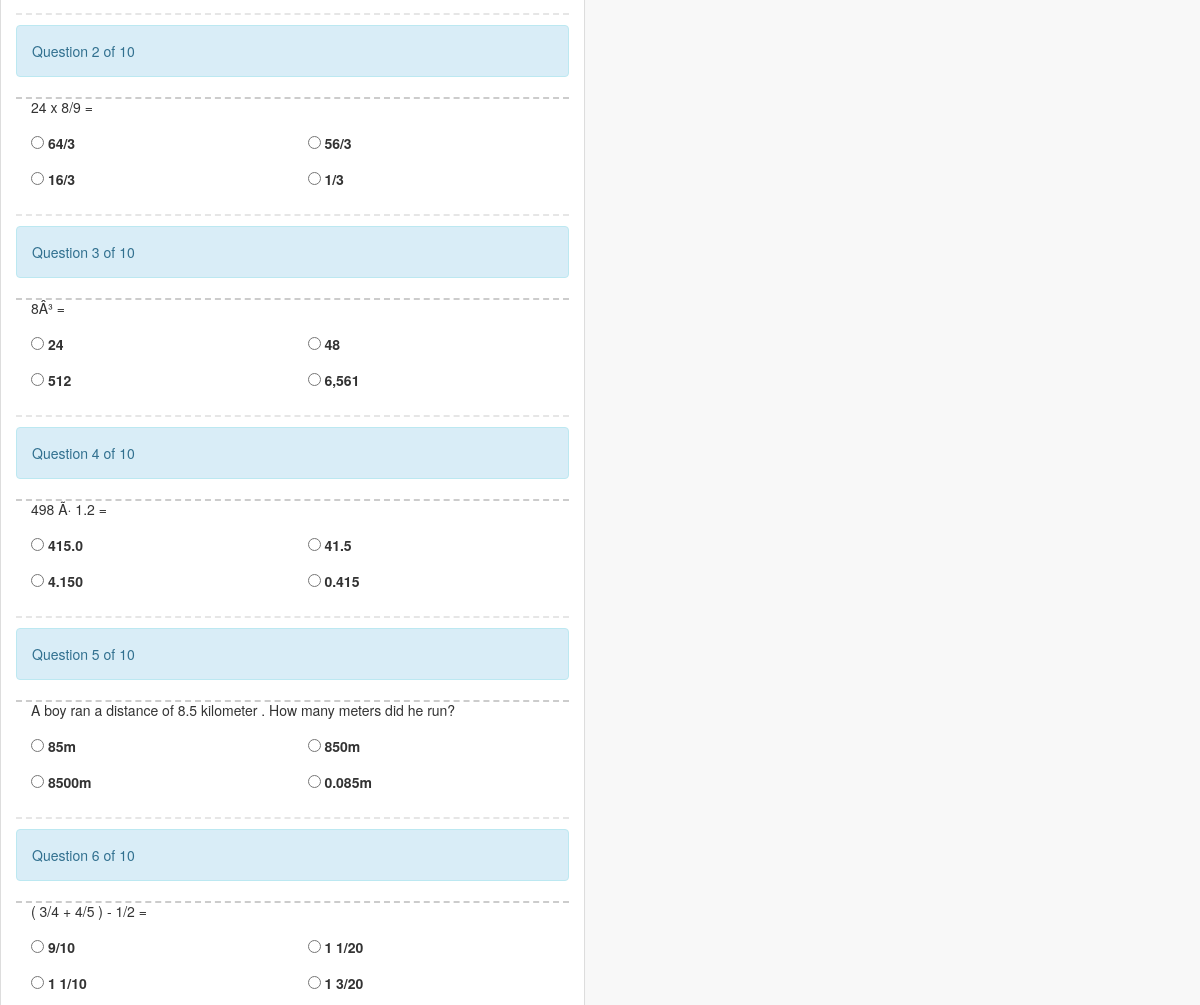
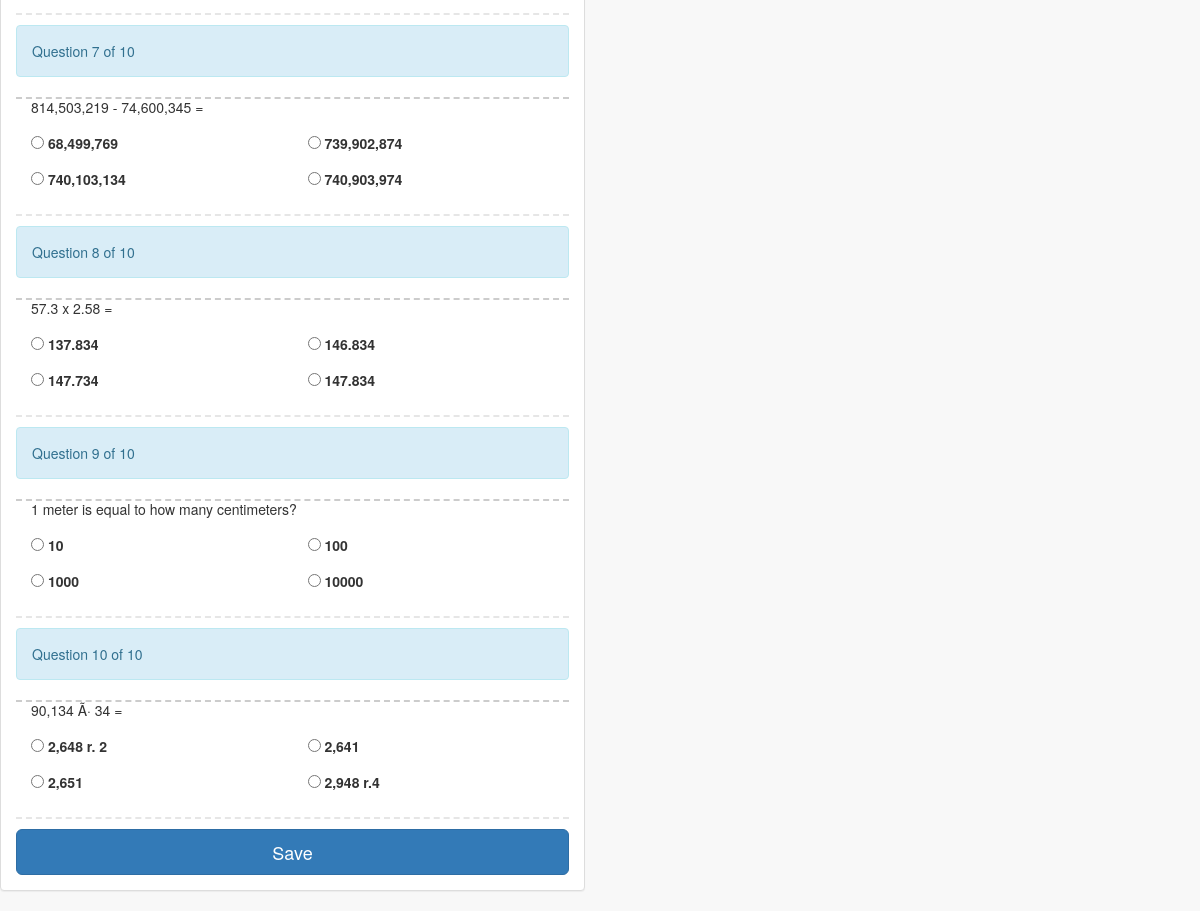
/pages/exams.php?id=3 (signed in, lower part), run on an earlier commit of the app's database (2 pictures, top to bottom).
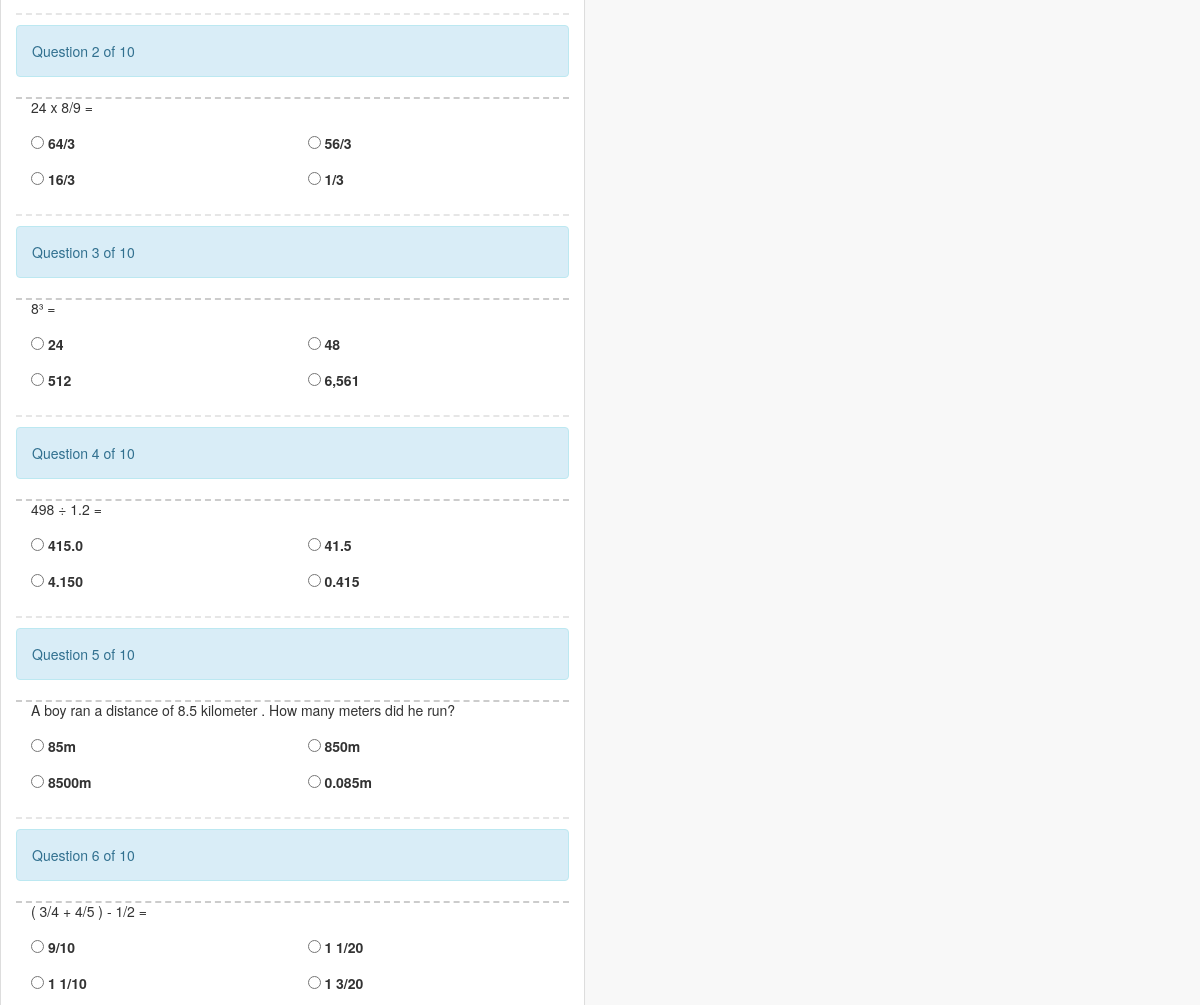
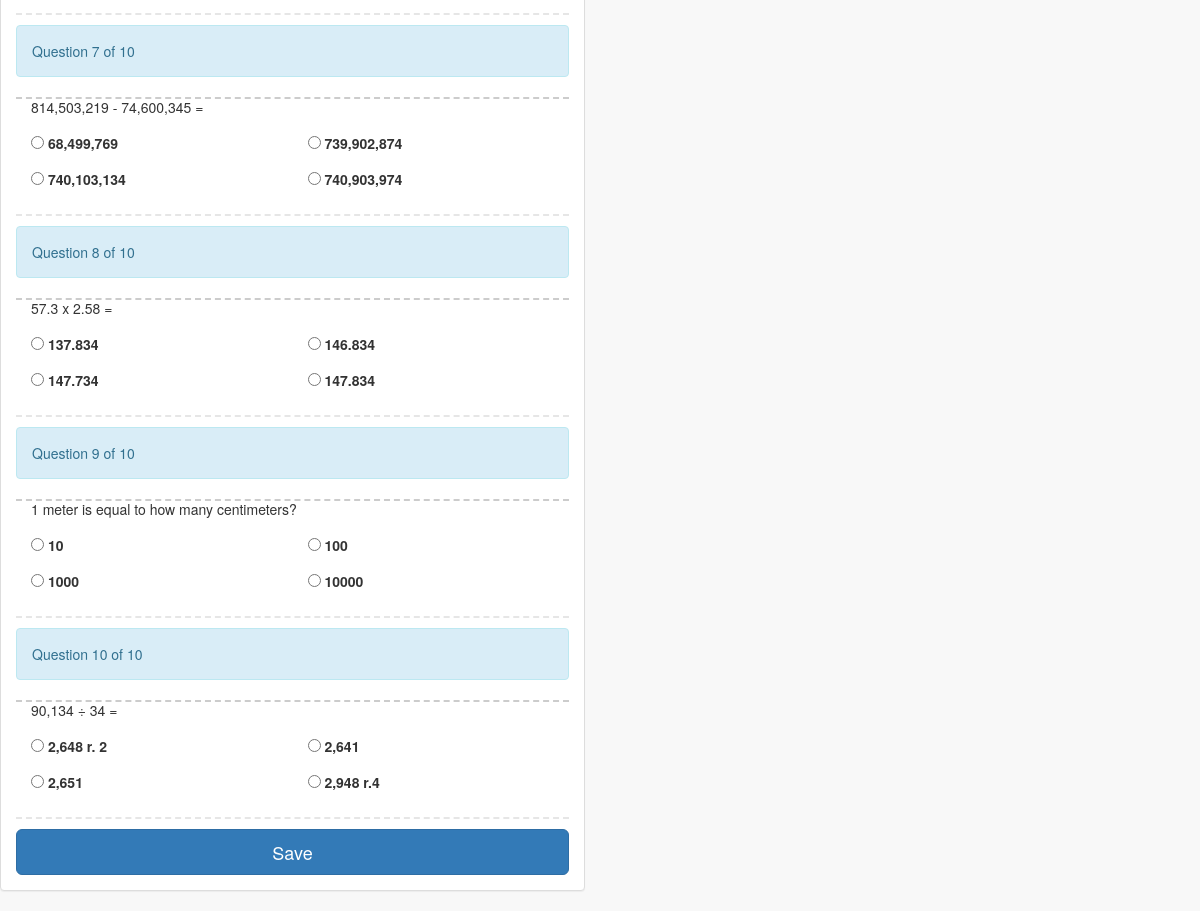
And on a later commit of the database (2 pictures, top to bottom).
### tables this page shows
CREATE TABLE `questions` (
  `id` int(11) NOT NULL auto_increment,
  `subject_id` int(11) NOT NULL,
  `question` varchar(1000) NOT NULL,
  `image_url` varchar(500) NOT NULL,
  PRIMARY KEY  (`id`)
);

CREATE TABLE `answers` (
  `id` int(11) NOT NULL auto_increment,
  `question_id` int(11) NOT NULL,
  `text` varchar(500) NOT NULL,
  `correct` enum('1','0') NOT NULL default '0',
  PRIMARY KEY  (`id`)
);

### pages/exams.php (the view, shortened to what this page needs)
<?php session_start();
$count = 0;
$button = false;
?>
<!DOCTYPE html>
<html lang="en">
<head>
    <link href="../bower_components/bootstrap/dist/css/bootstrap.min.css" rel="stylesheet">
    <link href="../bower_components/metisMenu/dist/metisMenu.min.css" rel="stylesheet">
    <link href="../dist/css/sb-admin-2.css" rel="stylesheet">
    <link href="../bower_components/font-awesome/css/font-awesome.min.css" rel="stylesheet" type="text/css">
</head>
<body>
    <div id="wrapper">
                <?php
                    if(isset($_GET['id']) && $_GET['id'] != "")
                    {
                ?>
                <div class="row">
                    <div class="col-lg-6">
                        <div class="panel panel-default">
                            <form action="exams.php" method="post">
                                <div class="panel-body">
                                <?php
                                    $result = mysql_query("SELECT * FROM subject WHERE id = '".$_GET['id']."' AND NOT EXISTS(SELECT * FROM students WHERE user_id = '".$_SESSION['user_id']."' AND subject.id = students.subject_id)") or die("Error: ". mysql_error());
                                    if(mysql_num_rows($result) > 0)
                                    {
                                ?>
                                    <?php
                                        $result = mysql_query("SELECT * FROM subject WHERE id = '".$_GET['id']."' AND NOT EXISTS(SELECT * FROM students WHERE user_id = '".$_SESSION['user_id']."' AND subject.id = students.subject_id)") or die("Error: ". mysql_error());
                                        if(mysql_num_rows($result) > 0)
                                        {
                                            $result3 = mysql_query("SELECT * FROM questions WHERE subject_id = '".$_GET['id']."' AND NOT EXISTS(SELECT * FROM question_joint WHERE questions.id = question_joint.question_id)  ORDER BY RAND()") or die("Error: ". mysql_error());
                                            if(mysql_num_rows($result3) > 0)
                                            {
                                                $button = true;
                                                 while ($row3 = mysql_fetch_array($result3))
                                                 {
                                                    $count++;
                                    ?>
                                                        <div class="alert alert-info">
                                                            Question <?php echo $count; ?> of
                                                           <?php
                                                                $result37 = mysql_query("SELECT * FROM questions WHERE subject_id = '".$_GET['id']."'");
                                                                echo   $totalQuestion = mysql_num_rows($result37);
                                                            ?>
                                                        </div>
                                                        <div class="col-lg-12">
                                                            <p ><?php echo $row3['question']; ?></p>
                                                        </div>
                                                        <p style="border-bottom: 2px dashed #cccccc;margin-top: 1px;"></p>
                                                        <div class="row show-grid">
                                                            <?php
                                                                $result4 = mysql_query("SELECT * FROM answers WHERE question_id = '".$row3['id']."'");
                                                                while ($row4 = mysql_fetch_array($result4))
                                                                {
                                                            ?>
                                                                    <div class="col-xs-6">
                                                                        <input type="radio" name="answer<?php echo $count; ?>[<?php echo $count; ?>]" id="optionsRadiosInline" value="<?php echo $row4['id']; ?>" >
                                                                        <label><?php echo $row4['text']; ?></label>
                                                                    </div>
                                                            <?php
                                                                }
                                                            ?>
                                                        </div>
                                                         <p style="border-bottom: 2px dashed #e6e6e6;margin-top: 1px;"></p>
                                        <?php
                                                 }
                                            }
                                            if($button == true)
                                            {
                                        ?>
                                                <input onclick="return confirm('Are you sure you want to Save? please double check your answer')" type="submit" name="submit" value="Save" class="btn btn-primary btn-lg btn-block">
                                <?php
                                            }
                                        }
                                    }
                                 ?>
                                </div>
                            </form>
                        </div>
                    </div>
                </div>
                <?php
                    }
                ?>
            </div>
</body>
</html>

What changed in the data, as far as the page shows it:
changed questions (number 3 of 10 on the later page): question "8Â³ =" → "8³ ="
changed questions (number 4 of 10 on the later page): question "498 Ã· 1.2 =" → "498 ÷ 1.2 ="
changed questions (number 10 of 10 on the later page): question "90,134 Ã· 34 =" → "90,134 ÷ 34 ="
